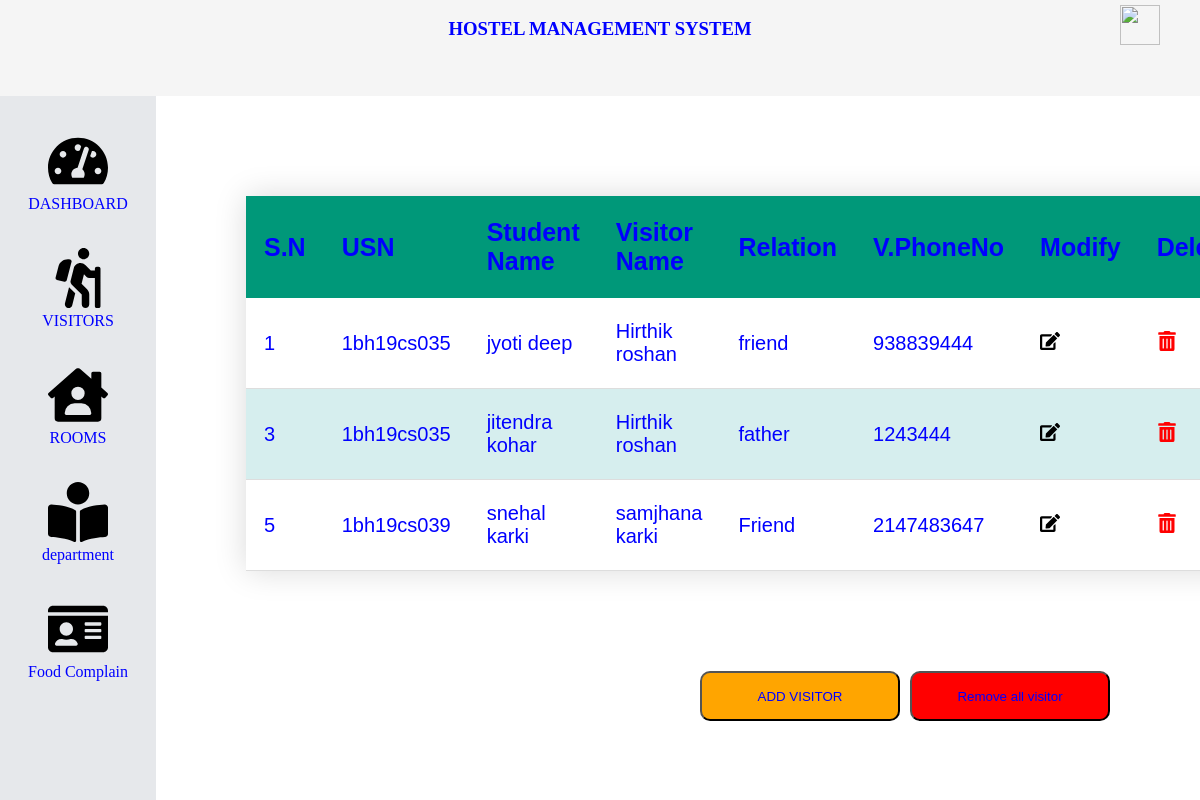
Page /studentpannel/visitor.php on the committed database.
### tables this page shows
CREATE TABLE `visitor` (
  `usn` varchar(10) DEFAULT NULL,
  `studentname` varchar(40) DEFAULT NULL,
  `visitorname` varchar(40) DEFAULT NULL,
  `relation` varchar(50) DEFAULT NULL,
  `visitorphoneno` int(10) DEFAULT NULL
);

### studentpannel/visitor.php (the view)
<?php
include "dashboard.php";
?>
<div class="maincontent">
    <body>
        <table class="styledtable">
            <thead>
                <tr>
                    <th>S.N</th>
                    <th>USN</th>
                    <th>Student Name</th>
                    <th>Visitor Name</th>
                    <th>Relation</th>
                    <th>V.PhoneNo</th>
                    <th>Modify</th>
                    <th>Delete</th>
                </tr>
            </thead>
            <tbody>
                <?php
                $squerry = " select * from visitor";
                $result = mysqli_query($conn, $squerry);
                $count = 0;
                while ($row = mysqli_fetch_assoc($result)) {
                    $count += 1;
                ?>
                    <tr>
                        <td><?php echo $count++; ?></td>
                        <td><?php echo $row['usn']; ?></td>
                        <td><?php echo $row['studentname']; ?></td>
                        <td><?php echo $row['visitorname']; ?></td>
                        <td><?php echo $row['relation']; ?></td>
                        <td><?php echo $row['visitorphoneno']; ?></td>
                        <td><a href="visitoredit.php?id=<?php echo $row['usn']; ?>"><img src="icons/edit-solid.svg"></a></td>
                        <td><a href="alerting.php"><img src="icons/trash-alt-solid.svg"></a></td>
                    </tr>
                <?php  } ?>
            </tbody>
        </table>
        <div class="wrapperbutton">
            <div class="button divAdd">
                <a style="text-decoration:none" href="addvisitor.php?id=<?php echo $_SESSION['username'] ?>"><button class="Add"> ADD VISITOR</button></a>
            </div>
            <div class="button divremove">
                <a style="text-decoration:none" href="alerting.php"><button class="remove">Remove all visitor</button></a>
            </div>
        </div>
</div>
</div>
</body>
</html>

### studentpannel/css/tablestyle.css (style rules this page uses)
.styledtable { font-size: 20px; border-collapse: collapse; margin: 100px 90px; font-family: sans-serif; min-width: 400px; box-shadow: 0 0 30px rgba(0, 0, 0, 0.15); }
.styledtable thead tr { font-size: 25px; background-color: #009879; color: #ffffff; text-align: left; }
.styledtable th, .styledtable td { padding: 22px 18px; }
.styledtable tbody tr { border-bottom: 1px solid #dddddd; }
.styledtable tbody tr:nth-child(even) { background-color: #d6eeee; }
.styledtable td img { width: 20px; height: 20px; }

### studentpannel/css/dashboard.css (style rules this page uses)
* { color: blue; margin: 0; padding: 0; }
.maincontent { overflow: hidden; overflow-y: scroll; background-color: white; width: 85%; height: 80vh; }
.wrapperbutton { display: flex; justify-content: right; margin-right: 90px; height: fit-content; }
.button button { width: 200px; height: 50px; margin-bottom: 10px; box-shadow: 5px solid black; margin-left: 10px; border-radius: 10px; }
.Add { background-color: orange; }
.remove { background-color: red; }

### studentpannel/dashboard.php (style rules this page uses)
.maincontent { width: 87vw; height: 100%; overflow: scroll; }

### rows in the picture
visitor: usn "1bh19cs035", studentname "jyoti deep", visitorname "Hirthik roshan", relation "friend", visitorphoneno "938839444"
visitor: usn "1bh19cs035", studentname "jitendra kohar", visitorname "Hirthik roshan", relation "father", visitorphoneno "1243444"
visitor: usn "1bh19cs039", studentname "snehal karki", visitorname "samjhana karki", relation "Friend", visitorphoneno "2147483647"
